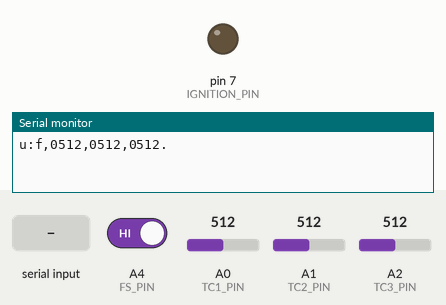
Recording of a sketch running on a simulated Arduino Uno, built with avr-gcc and run on an emulated ATmega328P. Parts: output pins drawn as LEDs (lit = HIGH), the last lines printed to the serial monitor. Inputs (shaded band) come from the test bench; at power-on: A4 (FS_PIN) HIGH, A0 (TC1_PIN) = 512, A1 (TC2_PIN) = 512, A2 (TC3_PIN) = 512.

Above: at 1.2 s.
1.3 s: "ignite\n" received over Serial
At 3.1 s:
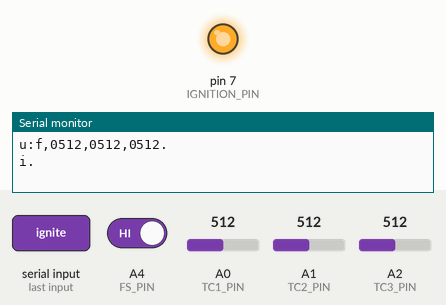
4.8 s: A4 (FS_PIN) driven LOW
7.8 s: "off\n" received over Serial
Timing chart, 0 to 10.8 s (numbered marks = the images above; inputs shaded):
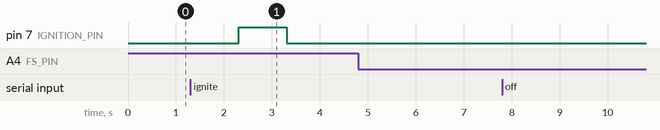

Measured:
- after the input at 1.3 s, pin 7 (IGNITION_PIN): LOW → HIGH after 1.0 s, → LOW 1.0 s later

The sketch:

prop_remote_daq.ino
```cpp
#include <Servo.h>

Servo servo1;
Servo servo2;
Servo servo3;

#define SERVO_MIN_USEC (900)
#define SERVO_MAX_USEC (2100)
#define SERVO1_PIN (6)
#define SERVO2_PIN (9)
#define SERVO3_PIN (11)
#define IGNITION_PIN (7)
#define IGNITION_TIME_MS (1000)
#define STATE_UPDATE_INTERVAL_MS (1000)
#define FS_PIN (A4)
#define TC1_PIN (A0)
#define TC2_PIN (A1)
#define TC3_PIN (A2)

bool doServoCmd(String);
bool doIgnitionOffCmd(String);
bool doIgniteCmd(String);

String buffer;
bool servosAttached;
unsigned long lastStateUpdateTime_ms;
void setup() {
    Serial.begin(9600);
    pinMode(IGNITION_PIN, OUTPUT);
    digitalWrite(IGNITION_PIN, 0);
    pinMode(FS_PIN, INPUT);
    pinMode(TC1_PIN, INPUT);
    pinMode(TC2_PIN, INPUT);
    pinMode(TC3_PIN, INPUT);

    buffer = "";
    servosAttached = false;

    lastStateUpdateTime_ms = 0;
}
void loop() {
    if (Serial.available() > 0) {
        buffer += Serial.readString();
        int eolIndex = buffer.indexOf('\n');
        if (eolIndex != -1) {
            String line = buffer.substring(0, eolIndex);
            buffer = buffer.substring(eolIndex + 1); // to end of buffer

            if (doServoCmd(line)) { }
            else if (doIgnitionOffCmd(line)) { }
            else { doIgniteCmd(line); }
        }
    }

    unsigned long currentTime_ms = millis();
    if (currentTime_ms >= lastStateUpdateTime_ms + STATE_UPDATE_INTERVAL_MS) {
        // Time to send a state update!
        bool flowSwitch = !digitalRead(FS_PIN); // active low
        int tc1 = analogRead(TC1_PIN); // in [0, 1023]
        int tc2 = analogRead(TC2_PIN); // in [0, 1023]
        int tc3 = analogRead(TC3_PIN); // in [0, 1023]
        Serial.print("u:");
        if (flowSwitch) Serial.print("t"); else Serial.print("f");
        Serial.print(",");
        if (tc1 < 10) Serial.print("000"); else if (tc1 < 100) Serial.print("00"); else if (tc1 < 1000) Serial.print("0");
        Serial.print(tc1);
        Serial.print(",");
        if (tc2 < 10) Serial.print("000"); else if (tc2 < 100) Serial.print("00"); else if (tc2 < 1000) Serial.print("0");
        Serial.print(tc2);
        Serial.print(",");
        if (tc3 < 10) Serial.print("000"); else if (tc3 < 100) Serial.print("00"); else if (tc3 < 1000) Serial.print("0");
        Serial.print(tc3);
        Serial.print(".\r\n");

        lastStateUpdateTime_ms = currentTime_ms;
    }
}

bool doServoCmd(String str) {
    // Expects "a###b###c###", where all three numbers are between 0 and 180, inclusive
    if (str.length() != 12) return false;
    if (str.charAt(0) != 'a' || str.charAt(4) != 'b' || str.charAt(8) != 'c') return false;
    int a = str.substring(1,  4).toInt();
    int b = str.substring(5,  8).toInt();
    int c = str.substring(9, 12).toInt();
    // We need to make sure that the servo angles are between 0 and 180
    // But if we read a 0, that could have just been a stoi failure
    // So if we read 0, make sure the text is actually just "000"
    if (a < 0 || a > 180 || (a == 0 && str.substring(1,  4) != "000")) return false;
    if (b < 0 || b > 180 || (b == 0 && str.substring(5,  8) != "000")) return false;
    if (c < 0 || c > 180 || (c == 0 && str.substring(9, 12) != "000")) return false;

    if (!servosAttached) {
      servo1.attach(SERVO1_PIN, SERVO_MIN_USEC, SERVO_MAX_USEC);
      servo2.attach(SERVO2_PIN, SERVO_MIN_USEC, SERVO_MAX_USEC);
      servo3.attach(SERVO3_PIN, SERVO_MIN_USEC, SERVO_MAX_USEC);
    }
    servosAttached = true;
    servo1.write(a);
    servo2.write(b);
    servo3.write(c);

    char output[17]; // s.a###b###c###\r\n\0 = 12+5 chars
    snprintf(output, sizeof(output), "s:a%03db%03dc%03d.\r\n", a, b, c);
    Serial.print(output);

    return true;
}
bool doIgnitionOffCmd(String str) {
    // Expects "off"
    if (str == "off") {
        digitalWrite(IGNITION_PIN, 0);
        Serial.print("o.\r\n");
        Serial.flush();
        return true;
    }
    return false;
}
bool doIgniteCmd(String str) {
    // Expects "ignite"
    if (str == "ignite") {
        Serial.print("i.\r\n"); Serial.flush();
        digitalWrite(IGNITION_PIN, 1);
        delay(IGNITION_TIME_MS);
        digitalWrite(IGNITION_PIN, 0);
        Serial.print("d.\r\n"); Serial.flush();
        return true;
    }
    return false;
}
```
